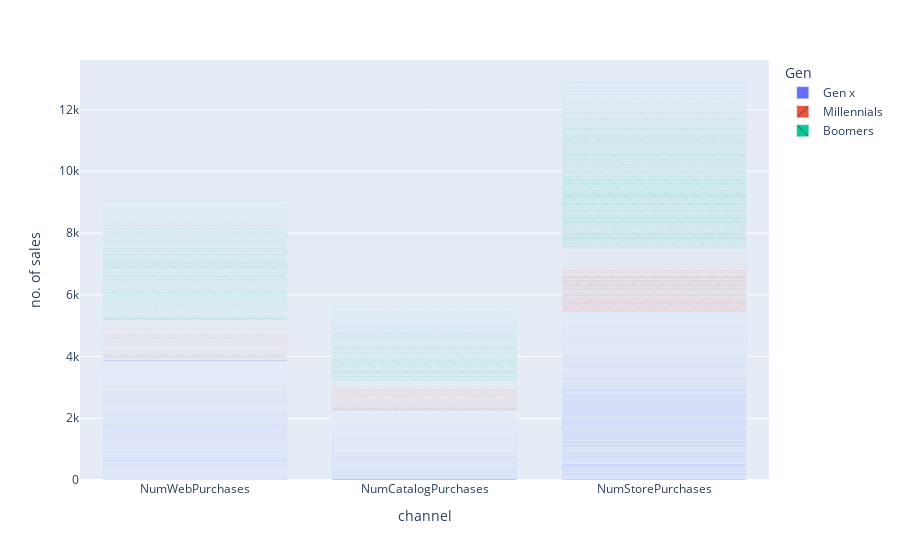

This figure's notebook cell:
### Markdown cell above
## Sales by Channel Divided by Age

### Code cell
#full code for product purchases via channel vs no. of sales in that channel divided by year of birth group
bins = [1939, 1965, 1980, 1996]
gen_name = ['Boomers', 'Gen x', 'Millennials']
data['Gen'] = pd.cut(data['Year_Birth'], bins, labels=gen_name)
tidydf = data.melt( 
            id_vars = 'Gen',
            value_vars = ['NumWebPurchases','NumCatalogPurchases', 'NumStorePurchases'],
            var_name = 'channel', 
            value_name = 'no. of sales')
fig = px.bar(tidydf, x="channel", y="no. of sales",
             color='Gen',
             pattern_shape="Gen")
fig.show()

### Figure 1 — Plotly figure (JSON) as saved in the notebook; plotly's stock layout.template omitted (floating-point values rounded to 4 significant figures; data arrays with more than 128 entries replaced by an {"elided": "..."} marker saying what was removed)
{"data": [{"alignmentgroup": "True", "hovertemplate": "Gen=Gen x<br>channel=%{x}<br>no. of sales=%{y}<extra></extra>", "legendgroup": "Gen x", "marker": {"color": "#636efa", "pattern": {"shape": ""}}, "name": "Gen x", "offsetgroup": "Gen x", "orientation": "v", "showlegend": true, "textposition": "auto", "type": "bar", "x": {"elided": "2973 str values"}, "xaxis": "x", "y": {"elided": "2973 int values"}, "yaxis": "y"}, {"alignmentgroup": "True", "hovertemplate": "Gen=Millennials<br>channel=%{x}<br>no. of sales=%{y}<extra></extra>", "legendgroup": "Millennials", "marker": {"color": "#EF553B", "pattern": {"shape": "/"}}, "name": "Millennials", "offsetgroup": "Millennials", "orientation": "v", "showlegend": true, "textposition": "auto", "type": "bar", "x": {"elided": "1149 str values"}, "xaxis": "x", "y": {"elided": "1149 int values"}, "yaxis": "y"}, {"alignmentgroup": "True", "hovertemplate": "Gen=Boomers<br>channel=%{x}<br>no. of sales=%{y}<extra></extra>", "legendgroup": "Boomers", "marker": {"color": "#00cc96", "pattern": {"shape": "\\"}}, "name": "Boomers", "offsetgroup": "Boomers", "orientation": "v", "showlegend": true, "textposition": "auto", "type": "bar", "x": {"elided": "2565 str values"}, "xaxis": "x", "y": {"elided": "2565 int values"}, "yaxis": "y"}], "layout": {"barmode": "relative", "legend": {"title": {"text": "Gen"}, "tracegroupgap": 0}, "margin": {"t": 60}, "xaxis": {"anchor": "y", "domain": [0, 1], "title": {"text": "channel"}}, "yaxis": {"anchor": "x", "domain": [0, 1], "title": {"text": "no. of sales"}}}}
